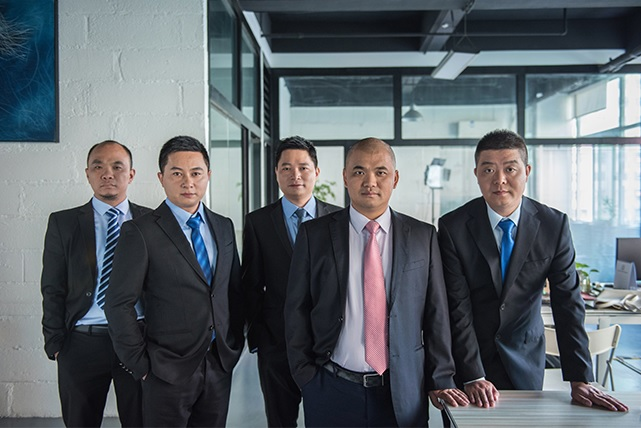
#> input picture Color and object tracking/facedetect/Face_test.jpg, 641 x 428 px, given in place of the camera
$ python color_track.py   (Python 2 division)
#> lines starting #> are read from the running program, lines starting #| are printed output that depends on the picture; after the words box and inside, x2 and y2 are one past the last pixel; in counts of white or black regions, pixels touching at a corner belong together; long printed decimals are rounded
### Color and object tracking/colorTrack/AICarRun.py
#coding: utf-8
# AI car motor drive
# zdl 2018-07-11

import RPi.GPIO as GPIO
import time
import threading

#电机引脚定义
AIN1 = 6
AIN2 = 13
BIN1 = 26
BIN2 = 19

# RGB led
LED_R = 7
LED_G = 8
LED_B = 25

#设置速度
RunSpeed = 80
TurnSpeed = 60
#设置GPIO口为BCM编码方式
GPIO.setmode(GPIO.BCM)
#忽略警告信息
GPIO.setwarnings(False)

#电机引脚初始化操作
def motor_init():
    GPIO.setmode(GPIO.BCM)
    global pwm_ENA1
    global pwm_ENA2
    global pwm_ENB1
    global pwm_ENB2
    global pwm_rled
    global pwm_gled
    global pwm_bled
    #初始化GPIO引脚
    GPIO.setup(AIN1,GPIO.OUT,initial=GPIO.HIGH)
    GPIO.setup(AIN2,GPIO.OUT,initial=GPIO.HIGH)
    GPIO.setup(BIN1,GPIO.OUT,initial=GPIO.HIGH)
    GPIO.setup(BIN2,GPIO.OUT,initial=GPIO.HIGH)
    GPIO.setup(LED_R, GPIO.OUT)
    GPIO.setup(LED_G, GPIO.OUT)
    GPIO.setup(LED_B, GPIO.OUT)
    #初始化PWM频率
    pwm_ENA1 = GPIO.PWM(AIN1,2000)
    pwm_ENA2 = GPIO.PWM(AIN2,2000)
    pwm_ENB1 = GPIO.PWM(BIN1,2000)
    pwm_ENB2 = GPIO.PWM(BIN2,2000)
    pwm_rled = GPIO.PWM(LED_R, 1000)
    pwm_gled = GPIO.PWM(LED_G, 1000)
    pwm_bled = GPIO.PWM(LED_B, 1000)
    pwm_ENA1.start(0)
    pwm_ENA2.start(0)
    pwm_ENB1.start(0)
    pwm_ENB2.start(0)
    pwm_rled.start(0)
    pwm_gled.start(0)
    pwm_bled.start(0)

#car Forward
# [58 lines left out: functions run, back, right, left, brake, forward, not called in this run]
def backforward(Rduty, Lduty):
    pwm_ENA1.ChangeDutyCycle(Rduty)
    pwm_ENA2.ChangeDutyCycle(0)
    pwm_ENB1.ChangeDutyCycle(Lduty)
    pwm_ENB2.ChangeDutyCycle(0)

# [8 lines left out: function color_led_pwm, not called in this run]

def gpio_release():
    pwm_ENA1.stop()
    pwm_ENA2.stop()
    pwm_ENB1.stop()
    pwm_ENB2.stop()
    GPIO.cleanup()


# [16 lines that do not run on import are left out]


### Color and object tracking/colorTrack/color_track.py
# -*-encoding: UTF-8-*-
# color_track.py python2.7
# @author: zdl
# func:实现颜色追踪、寻球、跟随小车


from collections import deque
import cv2
import AICarRun as Run
import motorControl
import numpy as np
import threading
import time

# car state
enSTOP = 0
enRUN = 1
enBACK = 2
enBALL = 3
global g_CarState
g_CarState = 0

global count

# video init
def stream_init():
    cap = cv2.VideoCapture(0)
    if cap.isOpened == 0:
        print 'camera is error, Please check!'
    else:
        print 'camera ok!'
    return cap

# search contours
def search_contours(image, hsv_lower, hsv_upper):

    img = cv2.GaussianBlur(image, (5,5), 0)
    hsv = cv2.cvtColor(img, cv2.COLOR_BGR2HSV)

    mask = cv2.inRange(hsv, hsv_lower, hsv_upper)

    mask = cv2.erode(mask, None, iterations=4)
    mask = cv2.dilate(mask, None, iterations=4)

    cnts = cv2.findContours(mask.copy(), cv2.RETR_EXTERNAL, cv2.CHAIN_APPROX_SIMPLE)[-2]

    return cnts

# timer
def time_interrupt():

    global timer
    global time_flag
    time_flag = 1
    timer = threading.Timer(0.01, time_interrupt)
    timer.start()

# calculate contour
def calc_contour(img, cnts):
    cnt_feature = [0,0,0,0]
    center = None
    find_flag = 0
    if len(cnts)>0:
        cnt = max(cnts, key=cv2.contourArea)
        (x, y), radius = cv2.minEnclosingCircle(cnt)
        # 计算轮廓的矩并计算轮廓的重心
        M = cv2.moments(cnt)
        try:
            center = (int(M["m10"]/M["m00"]), int(M["m01"]/M["m00"])) # 计算矩
            find_flag = 1
            cnt_feature = [center[0], center[1], int(radius), find_flag]
            cv2.circle(img, (int(x),int(y)),int(radius),(0,255,0),2)  # 绘制轮廓
        except:
            pass
    else:
        find_flag = 0
        cnt_feature = [0,0,0,0]

    return cnt_feature  # 返回中心坐标和轮廓半径

# main
if __name__ == '__main__':

    global count
    lower_red = np.array([156,43,46])
    upper_red = np.array([175,255,255])
    center_x = 0
    center_y = 0
    count = 50
    cnt_feature = [0,0,0,0]

    # 系统初始化
    Run.motor_init()
    time_interrupt()
    cap = stream_init()
    cap.set(cv2.CAP_PROP_FRAME_WIDTH, 320)
    cap.set(cv2.CAP_PROP_FRAME_HEIGHT, 240)

    while (cap.isOpened()):

        ret, frame = cap.read()
#> frame is the input picture: shape (428, 641, 3); mean B, G, R 109, 103.1, 95.6
        cnts = search_contours(frame, lower_red, upper_red)
#> in search_contours, `hsv = cv2.cvtColor(img, cv2.COLOR_BGR2HSV)`: hsv: shape (428, 641, 3); mean H, S, V 97.8, 54.8, 112
#> in search_contours, `mask = cv2.inRange(hsv, hsv_lower, hsv_upper)`:
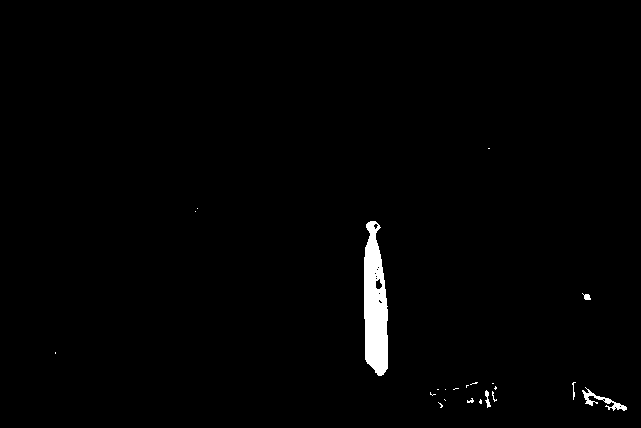
#> mask: shape (428, 641); 1.2% white; 22 white regions (16 under 20 px), largest, box (x1, y1, x2, y2) and area: (364, 221, 388, 376) 2816, (582, 387, 627, 411) 272, (485, 390, 491, 408) 52, (582, 293, 591, 300) 37, (572, 382, 576, 400) 27, (467, 398, 474, 403) 20
#> in search_contours, `mask = cv2.erode(mask, None, iterations=4)`:
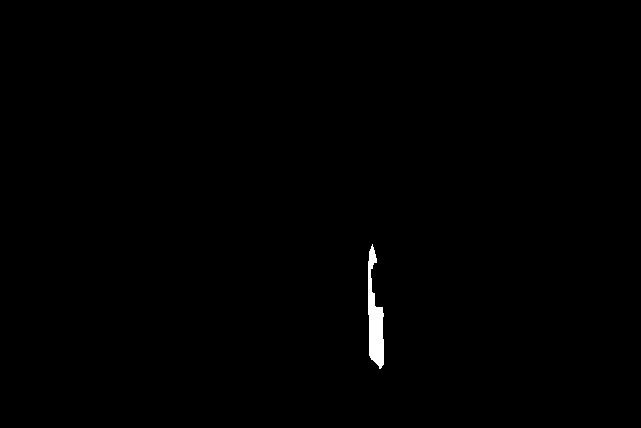
#> mask: shape (428, 641); 0.42% white; 1 white region, box (x1, y1, x2, y2) and area: (368, 244, 384, 369) 1153
#> in search_contours, `mask = cv2.dilate(mask, None, iterations=4)`:
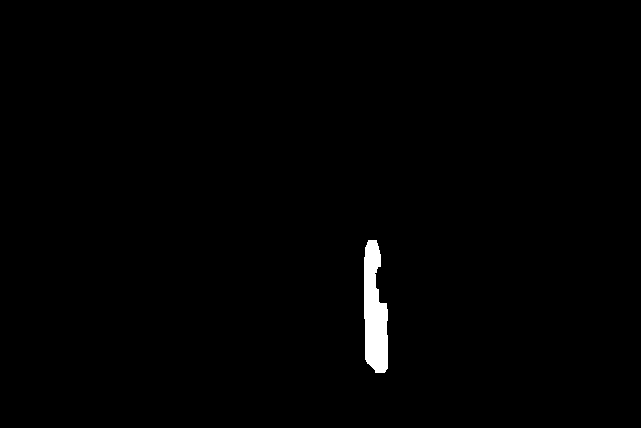
#> mask: shape (428, 641); 0.88% white; 1 white region
#> in search_contours, `cnts = cv2.findContours(mask.copy(), cv2.RETR_EXTERNAL, cv2.CHAIN_APPR..`: cnts = 1 contour; box (x1, y1, x2, y2) and area: (364, 240, 388, 373) 2254
        cnt_feature = calc_contour(frame, cnts)
#> in calc_contour, `cnt = max(cnts, key=cv2.contourArea)`: cnt = contour of 53 points, box (x1, y1, x2, y2) (364, 240, 388, 373), area 2254
#> in calc_contour, `(x, y), radius = cv2.minEnclosingCircle(cnt)`: x = 376; y = 306; radius = 66.48
#> in calc_contour, `M = cv2.moments(cnt)`: M = moments, m00 2254, centre m10/m00, m01/m00 = (374.2, 312.6)
#> in calc_contour, `center = (int(M["m10"]/M["m00"]), int(M["m01"]/M["m00"]))`: center = (374, 312)
#> in calc_contour, `cnt_feature = [center[0], center[1], int(radius), find_flag]`: cnt_feature = [374, 312, 66, 1]
#> cnt_feature = [374, 312, 66, 1]
        print cnt_feature
#| [374, 312, 66, 1]

        # 控制状态更新
        if cnt_feature[3] == 0 :

            g_CarState = enSTOP #enBALL

        else:
            # safe area adjusted according to countour area
            if cnt_feature[2] > 6 and cnt_feature[2] < 27:
                center_x = cnt_feature[0]
                center_y = cnt_feature[1]
                g_CarState = enRUN

            elif cnt_feature[2] >= 32:
                print 'back'
                g_CarState = enBACK
            else:
                g_CarState = enSTOP
                Run.brake(0)
                print 'safe area'
        print g_CarState

        # timer motor control
        if time_flag == 1:
            time_flag = 0
            if g_CarState == enBACK:
                Run.backforward(45, 45)
            elif g_CarState == enSTOP:
                Run.forward(0, 0)
            elif g_CarState == enRUN:
                motorControl.motor_control(center_x,center_y,60) # PID control
            elif g_CarState == enBALL:
                Run.forward(60,0)
                count -= 1
                if count == 0:
                    count = 20
                    Run.forward(70,70)
            else:
                Run.brake(0)
        else:
            Run.brake(0)

        # display
        cv2.imshow('image',frame)
        if cv2.waitKey(1) == 27:
#> (key Esc is pressed here)
            break

    # release
    Run.gpio_release()
    cap.release()
    cv2.destroyAllWindows()
